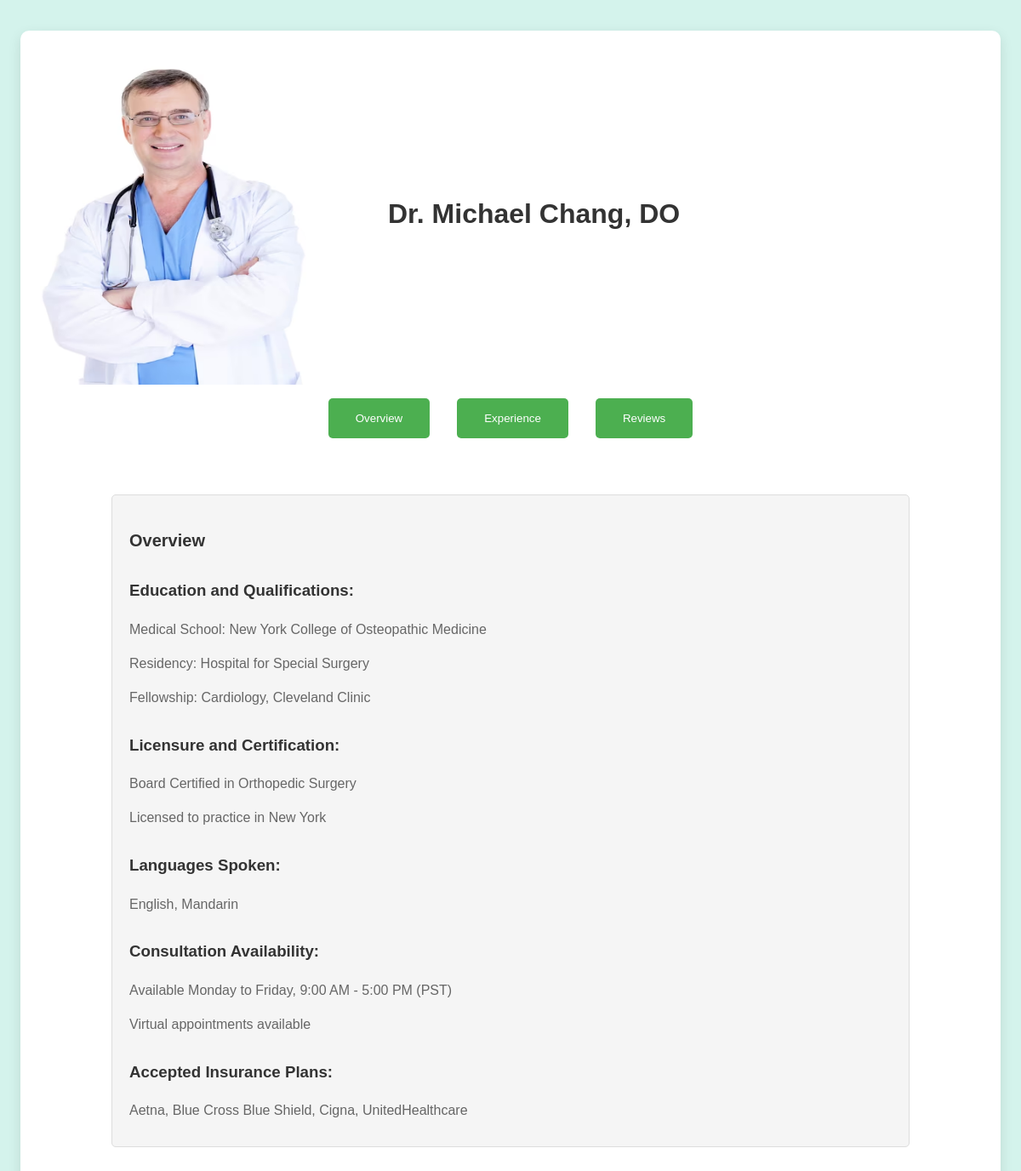
Screenshot of /home/doctors/2 (signed in) with the database file from the repository.
### app.py (models this page shows)
class doctors_info(db.Model):
    __tablename__ = "doctors"
    sno = db.Column(db.Integer, primary_key=True)
    name = db.Column(db.String(100), nullable=False)
    speciality = db.Column(db.String(100), nullable=False)
    school = db.Column(db.String(100), nullable=False)
    residency = db.Column(db.String(100), nullable=False)
    fellowship = db.Column(db.String(100), nullable=False)
    experience = db.Column(db.String(100), nullable=False)
    certified = db.Column(db.String(100), nullable=False)
    license = db.Column(db.String(100), nullable=False)
    lang = db.Column(db.String(100), nullable=False)

### app.py (the view)
@app.route('/home/doctors/<int:sno>', methods=["GET", "POST"])
@login_required
def doctors(sno):
    doctors_information = doctors_info.query.get(sno)
    return render_template('doctors.html', doc=doctors_information)

### app.py (called while the page is built)
@login_manager.user_loader
def load_user(user_id):
    return User.query.get(int(user_id))

### templates/doctors.html (shortened to what this page needs)
<!DOCTYPE html>
<html lang="en">
<head>
<link rel="stylesheet" href="{{url_for('static',filename='doctors.css')}}">
</head>
<body>
  <div class="doctor-profile">
 <div class="profile">
    <img src="{{url_for('static',filename='images/doctors/doc'+doc.sno+'.jpg')}}" alt="profile" >
    <div class="detail">
        <h1>{{ doc.name }}</h1>
    </div>
 </div>
<div class="buttons">
 <button onclick="showSection('overview')">Overview</button>
 <button onclick="showSection('experience')">Experience</button>
 <button onclick="showSection('reviews')">Reviews</button>
</div>
 <section id="overview" class="content">
   <h2>Overview</h2>
   <section class="education">
     <h3>Education and Qualifications:</h3>
     <p>Medical School: {{doc.school}}</p>
     <p>Residency: {{doc.residency}}</p>
     <p>Fellowship: {{doc.fellowship}}</p>
   </section>
   <section class="licensure">
     <h3>Licensure and Certification:</h3>
     <p>{{doc.certified}}</p>
     <p>{{doc.license}}</p>
   </section>
   <section class="languages">
     <h3>Languages Spoken:</h3>
     <p>{{doc.lang}}</p>
   </section>
   <section class="availability">
     <h3>Consultation Availability:</h3>
     <p>Available Monday to Friday, 9:00 AM - 5:00 PM (PST)</p>
     <p>Virtual appointments available</p>
   </section>
   <section class="insurance">
     <h3>Accepted Insurance Plans:</h3>
     <p>Aetna, Blue Cross Blue Shield, Cigna, UnitedHealthcare</p>
   </section>
 </section>
</div>
</body>
</html>

### static/doctors.css (style rules this page uses)
body { font-family: 'Arial', sans-serif; background-color: #d4f3ec; color: #333; line-height: 1.6; padding: 20px; margin: 0; }
.profile > img { width: 20rem; height: 25rem; }
.profile { display: flex; align-items: center; flex-wrap: wrap; }
.detail { padding-left: 6rem; }
.content { display: flex; flex-direction: column; width: 80%; margin: 50px auto; padding: 20px; border: 1px solid #ddd; border-radius: 5px; background-color: #f5f5f5; }
h2 { color: #333; font-size: 20px; margin-bottom: 10px; }
p { color: #666; font-size: 16px; line-height: 1.5; }
button { background-color: #4CAF50; color: white; padding: 1rem 2rem; margin: 1rem; border: none; border-radius: 5px; cursor: pointer; }
.buttons { display: flex; justify-content: center; flex-wrap: wrap; }
.doctor-profile { background-color: #fff; border-radius: 10px; padding: 1rem; margin: 1rem auto; max-width: 70rem; box-shadow: 0 5px 15px rgba(0,0,0,0.1); }
.doctor-profile p, .doctor-profile blockquote { margin-bottom: 10px; }
section { animation: fadeIn 1s ease-in-out; }

### rows the page displays
doctors_info: name "Dr. Michael Chang, DO", school "New York College of Osteopathic Medicine", residency "Hospital for Special Surgery", fellowship "Cardiology, Cleveland Clinic", certified "Board Certified in Orthopedic Surgery", license "Licensed to practice in New York", lang "English, Mandarin"
